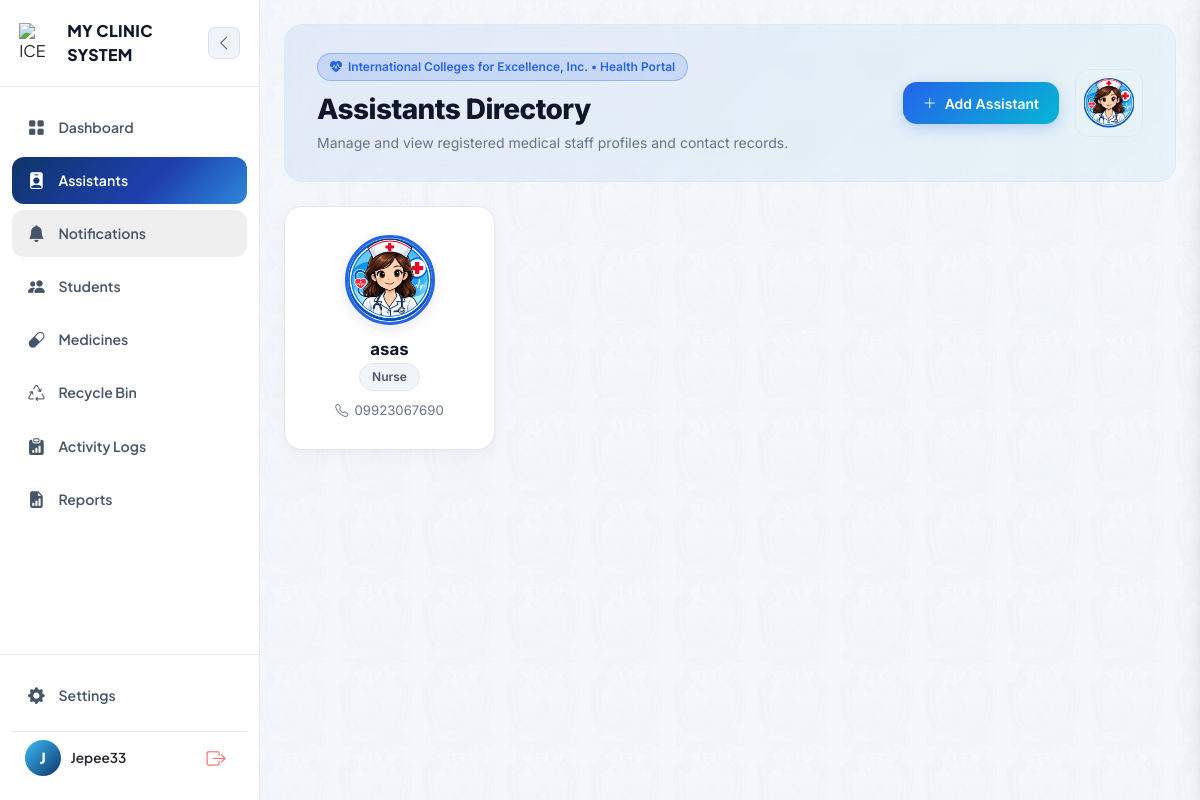
Before: /nurses/ (signed in) with the older database file.
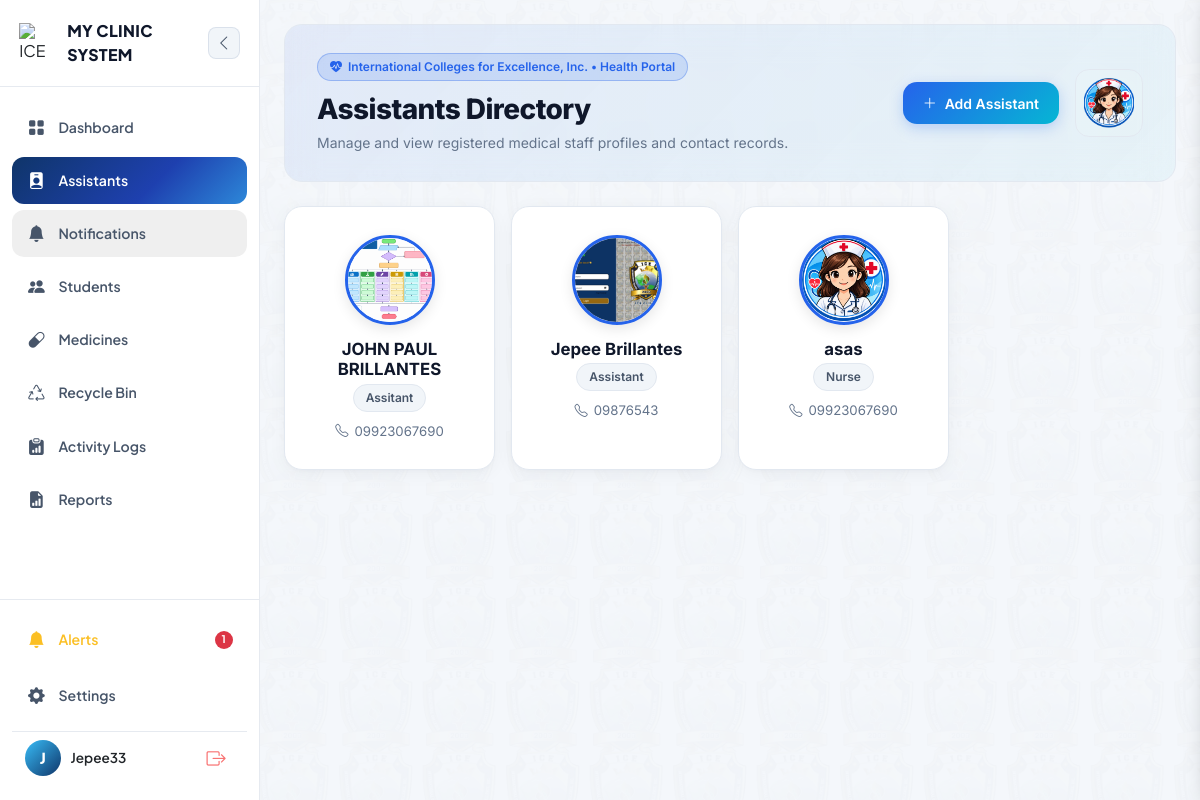
After: the same page with the newer database file.
### clinic/models.py (models this page shows, shortened)
class Nurse(models.Model):
    user = models.OneToOneField(User, on_delete=models.SET_NULL, null=True, blank=True, related_name='nurse_profile')
    full_name = models.CharField(max_length=150)
    age = models.PositiveIntegerField(null=True, blank=True)
    photo = models.ImageField(upload_to='nurse_photos/', blank=True, null=True)
    position = models.CharField(max_length=100, blank=True, help_text="hal. School Nurse, Clinic Head")
    contact_number = models.CharField(max_length=20, blank=True)
    email = models.EmailField(blank=True)
    schedule = models.CharField(max_length=150, blank=True, help_text="hal. Mon-Fri, 8AM-5PM (Time of Duty)")
    date_added = models.DateTimeField(auto_now_add=True)
    is_deleted = models.BooleanField(default=False)
    deleted_at = models.DateTimeField(null=True, blank=True)
    deleted_by = models.ForeignKey(User, on_delete=models.SET_NULL, null=True, blank=True, related_name='assistants_moved_to_recycle_bin')

### clinic/views/nurse.py (the view)
# urls.py: path('nurses/', views.nurse_list, name='nurse_list'),
@login_required
@role_required("admin")
def nurse_list(request):
    nurses = Nurse.objects.filter(is_deleted=False).order_by("full_name")
    return render(request, "clinic/nurses/nurse_list.html", {"nurses": nurses})

### clinic/models.py (called while the page is built)
    @property
    def is_low_stock(self):
        return self.quantity_in_stock <= self.low_stock_threshold

### clinic/templates/clinic/nurses/nurse_list.html (shortened to what this page needs)
{% extends "clinic/base.html" %}
{% load static %}
{% block content %}
<link rel="stylesheet" href="https://cdnjs.cloudflare.com/ajax/libs/animate.css/4.1.1/animate.min.css" />
<section class="nurse-management">
    <div class="dashboard-hero-card mb-4 d-flex justify-content-between align-items-center flex-wrap gap-3 ">
        <div>
            <div class="hero-badge">
                <i class="bi bi-heart-pulse-fill"></i> International Colleges for Excellence, Inc. • Health Portal
            </div>
            <h1 class="hero-title">Assistants Directory</h1>
            <p class="hero-subtitle">Manage and view registered medical staff profiles and contact records.</p>
        </div>
        <div class="d-flex align-items-center gap-3">
            <a href="{% url 'nurse_add' %}" class="btn-cms-primary">
                <i class="bi bi-plus-lg"></i> Add Assistant
            </a>
            <div class="logo-box d-none d-sm-flex">
               <img src="{% static 'clinic/img/cliniclogo.png' %}" alt="Clinic Logo" class="img-fluid" style="max-height: 100%;">
            </div>
        </div>
    </div>
    {% if nurses %}
    <div class="row g-3 ">
        {% for nurse in nurses %}
        <div class="col-sm-6 col-md-4 col-lg-3">
            <a href="{% url 'nurse_views' nurse.pk %}" class="nurse-card">
                {% if nurse.photo %}
                    <img src="{{ nurse.photo.url }}" alt="{{ nurse.full_name }}" class="nurse-avatar-img">
                {% else %}
                    <div class="nurse-avatar-circle">
                        {{ nurse.full_name|slice:":1"|upper }}
                    </div>
                {% endif %}
                <h6 class="nurse-name">{{ nurse.full_name }}</h6>
                <span class="nurse-badge">{{ nurse.position|default:"Clinic Assistant" }}</span>
                {% if nurse.contact_number %}
                    <div class="contact-info">
                        <i class="bi bi-telephone"></i>
                        <span>{{ nurse.contact_number }}</span>
                    </div>
                {% endif %}
            </a>
        </div>
        {% endfor %}
    </div>
    {% endif %}
</section>
{% endblock %}

### clinic/templates/clinic/base.html (shortened to what the changed rows need)
{% load static %}
<!DOCTYPE html>
<html lang="en">
<head>
    <link href="https://cdn.jsdelivr.net/npm/bootstrap@5.3.0/dist/css/bootstrap.min.css" rel="stylesheet">
    <link rel="stylesheet" href="https://cdn.jsdelivr.net/npm/bootstrap-icons@1.11.0/font/bootstrap-icons.css">
</head>
<body class="bg-body text-body">
    <div style="display: flex; min-height: 100vh; width: 100%; position: relative;">
        <aside id="appSidebar">
            <div class="sidebar-footer-glass">
                {% if nav_low_stock_count %}
                <a href="{% url 'medicine_list' %}" class="nav-item-link" style="color: #fbbf24; margin-bottom: 0.5rem;"
                    title="Alerts">
                    <i class="bi bi-bell-fill"></i>
                    <span>Alerts</span>
                    <span class="badge rounded-pill bg-danger ms-auto nav-badge">{{ nav_low_stock_count }}</span>
                </a>
                {% endif %}
            </div>
        </aside>
        <div class="main-container">
            <main class="content-main"
                style="background-image: url(&quot;{% static 'clinic/img/studentbackground.png' %}&quot;); background-repeat: repeat; background-size: cover; background-attachment: fixed;">
                <div class="content-inner">
                    {% block content %}{% endblock %}
                </div>
            </main>
        </div>
    </div>
</body>
</html>

Changed rows visible on the page:
added Nurse: photo (picture), full_name "JOHN PAUL BRILLANTES", position "Assitant", contact_number "09923067690"
added Nurse: photo (picture), full_name "Jepee Brillantes", position "Assistant", contact_number "09876543"
Other visible differences:
{{ nav_low_stock_count }}: (not shown) → "1"
text now shown: "Alerts"
